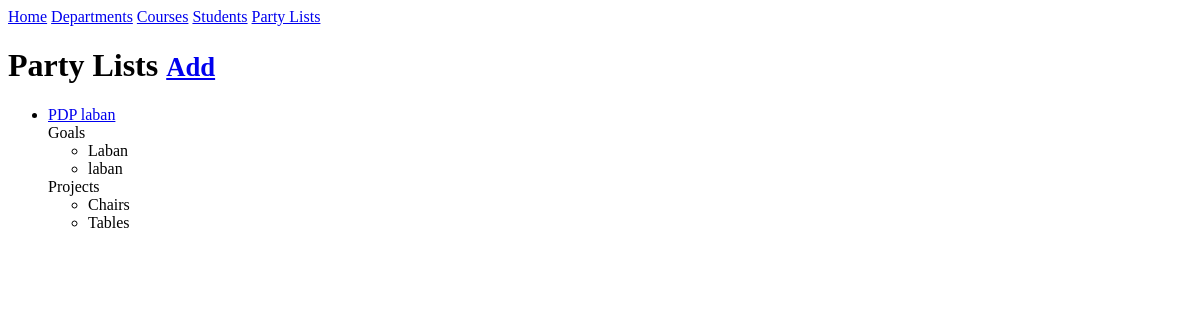
/partylists/ (signed in), run on an earlier commit of the app's database.
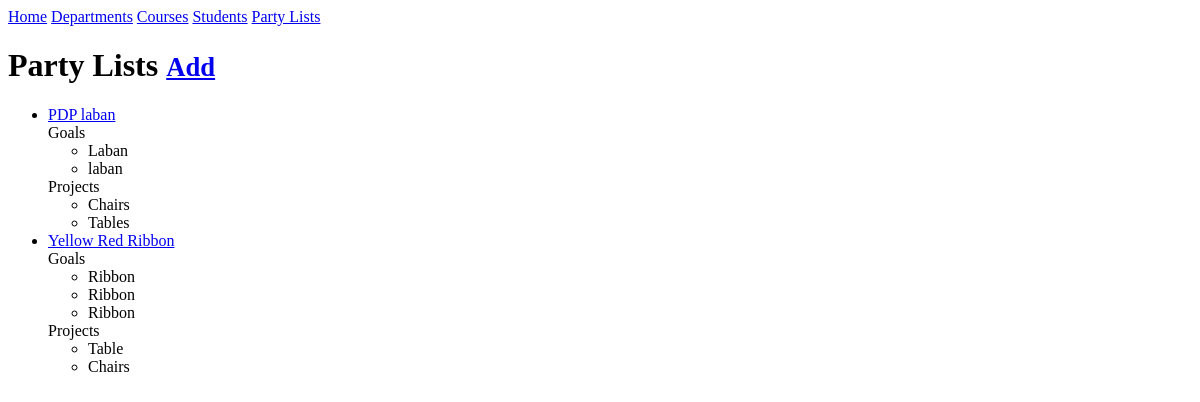
And on a later commit of the database.
### partylists/models.py (models this page shows, shortened)
class PartyList(models.Model):
	user 				= models.ForeignKey(User)
	partylist_name		= models.CharField(max_length=150)
	goals				= models.TextField(help_text='seperate each item by comma')
	projects			= models.TextField(help_text='seperate each item by comma')
	timestamp			= models.DateTimeField(auto_now_add=True)
	updated				= models.DateTimeField(auto_now=True)
	slug				= models.SlugField(null=True, blank=True)
	def get_absolute_url(self):
	  	return reverse('partylists:detail', kwargs={'slug': self.slug})
	def get_goals(self):
		return self.goals.split(",")
	def get_projects(self):
		return self.projects.split(",")

### partylists/views.py (the view)
class PartylistListView(ListView):
	def get_queryset(self):
		return PartyList.objects.filter(user=self.request.user)

### partylists/templates/partylists/partylist_list.html (shortened to what this page needs)
{% extends "base.html" %}
{% block content %}
<h1>Party Lists <small><a href='{% url "partylists:create"%}'>Add</a></small></h1>
<ul>
	{% for obj in object_list %}
	<li><a href='{{ obj.get_absolute_url }}'>{{ obj.partylist_name }}</a><br/>
		{% if obj.goals %}
		Goals
		<ul>
			{% for partylist in obj.get_goals %}
			<li>{{ partylist }}</li>
			{% endfor %}
		</ul>
		{% endif %}
		{% if obj.projects %}
		Projects
		<ul>
			{% for partylist in obj.get_projects %}
			<li>{{ partylist }}</li>
			{% endfor %}
		</ul>
		{% endif %}
	</li>
	{% empty %}
		<li><a href='{% url "partylists:create"%}'>Add One</a></li>
	{% endfor %}
</ul>
{% endblock %}

What changed in the data, as far as the page shows it:
added PartyList: partylist_name "Yellow Red Ribbon", get_goals "Ribbon" "Ribbon" "Ribbon", get_projects "Table" "Chairs"
